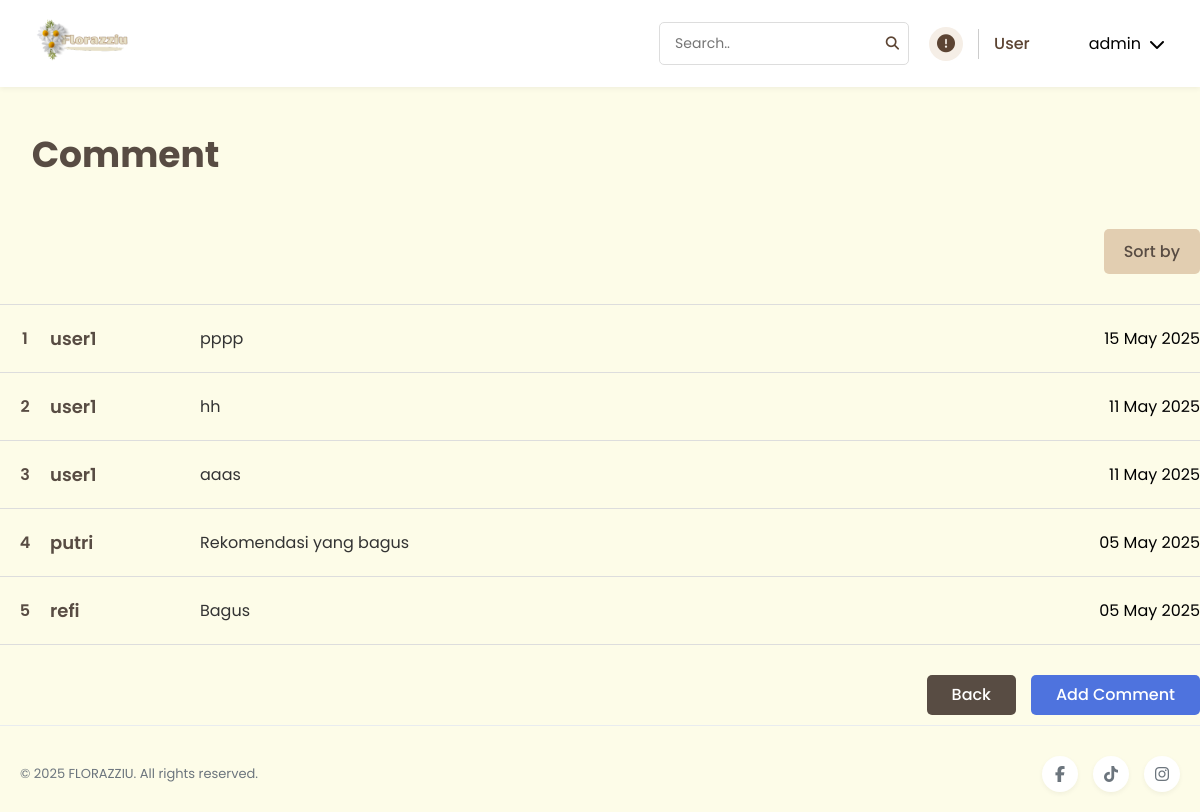
Page /flower_shop/products/comments.php?id=1 (signed in) on the earlier database version.
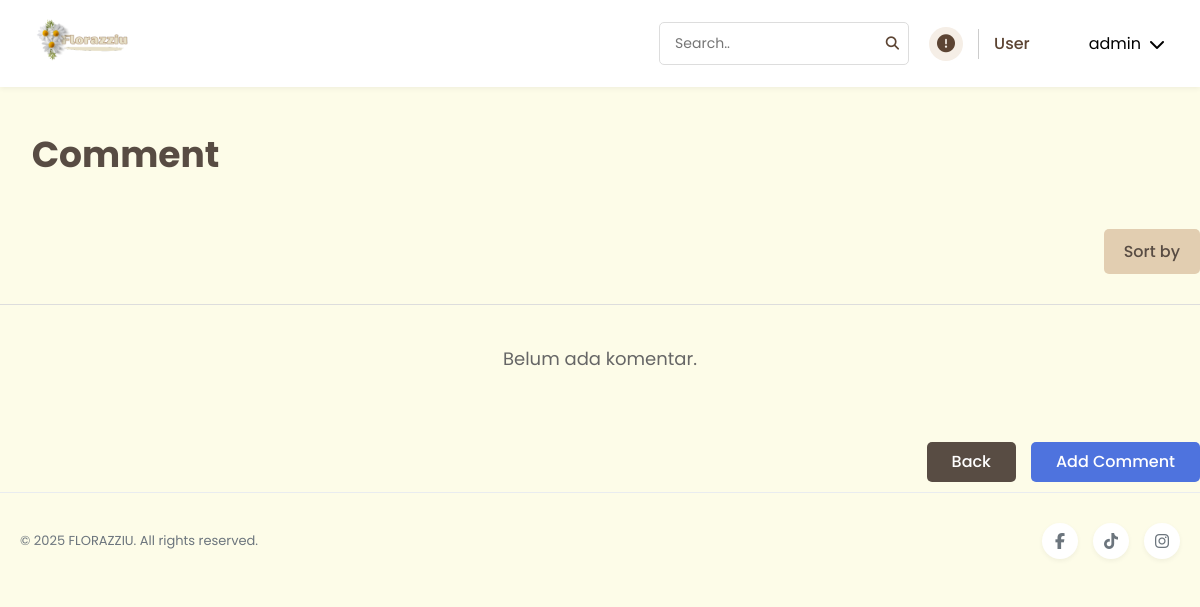
Same page on the later database version.
### tables this page shows
CREATE TABLE `comments` (
  `id` int(11) NOT NULL,
  `product_id` int(11) NOT NULL,
  `user_id` int(11) NOT NULL,
  `comment` text NOT NULL,
  `rating` tinyint(1) DEFAULT NULL,
  `created_at` timestamp NOT NULL DEFAULT current_timestamp(),
  `updated_at` timestamp NOT NULL DEFAULT current_timestamp() ON UPDATE current_timestamp(),
  `username` varchar(255) NOT NULL
);

CREATE TABLE `users` (
  `id` int(11) NOT NULL,
  `username` varchar(50) NOT NULL,
  `password` varchar(255) NOT NULL,
  `email` varchar(100) NOT NULL,
  `full_name` varchar(100) DEFAULT NULL,
  `profile_picture` varchar(255) DEFAULT NULL,
  `created_at` timestamp NOT NULL DEFAULT current_timestamp(),
  `updated_at` timestamp NOT NULL DEFAULT current_timestamp() ON UPDATE current_timestamp(),
  `role` enum('user','admin') DEFAULT 'user',
  `is_verified` tinyint(1) DEFAULT 0
);

### flower_shop/products/comments.php (the view, shortened to what this page needs)
<?php
include '../includes/header.php';
require '../config/database.php';
$product_id = $_GET['id'] ?? 0;
$sort = $_GET['sort'] ?? 'newest';
$orderBy = match($sort) {
    'a-z' => 'users.username ASC',
    'z-a' => 'users.username DESC',
    'oldest' => 'comments.created_at ASC',
    default => 'comments.created_at DESC'
};
$stmt = $pdo->prepare("
    SELECT comments.*, users.username
    FROM comments
    JOIN users ON comments.user_id = users.id
    WHERE comments.product_id = ?
    ORDER BY $orderBy
");
$stmt->execute([$product_id]);
$comments = $stmt->fetchAll(PDO::FETCH_ASSOC);
?>
<main>
    <div class="container">
        <h1 class="comments-title">Comment</h1> <div class="comments-filter">
            <div class="filter-dropdown">
                <button class="filter-btn">Sort by</button>
            </div>
        </div>
        <div class="comments-table">
            <?php if (!empty($comments)): ?>
                <?php foreach ($comments as $index => $comment): ?>
                    <div class="comment-item">
                        <div class="comment-number"><?= $index + 1 ?></div>
                        <div class="comment-user"><?= htmlspecialchars($comment['username']) ?></div>
                        <div class="comment-text"><?= htmlspecialchars($comment['comment']) ?></div>
                        <div class="comment-date"><?= date('d M Y', strtotime($comment['created_at'])) ?></div>
                    </div>
                <?php endforeach; ?>
            <?php else: ?>
                <div class="no-comments">Belum ada komentar.</div> <?php endif; ?>
        </div>
        <div class="comments-actions">
            <a href="product-detail.php?id=<?= $product_id ?>" class="back-btn">Back</a>
            <a href="add-comment.php?id=<?= $product_id ?>" class="add-comment-btn">Add Comment</a>
        </div>
    </div>
</main>
<?php include '../includes/footer.php'; ?>

Differences in the rows shown:
removed comments: user.username "user1", comment "pppp", created_at "15 May 2025"
removed comments: user.username "user1", comment "hh", created_at "11 May 2025"
removed comments: user.username "user1", comment "aaas", created_at "11 May 2025"
removed comments: user.username "putri", comment "Rekomendasi yang bagus", created_at "05 May 2025"
removed comments: user.username "refi", comment "Bagus", created_at "05 May 2025"
Other differences:
text now shown: "Belum ada komentar."
